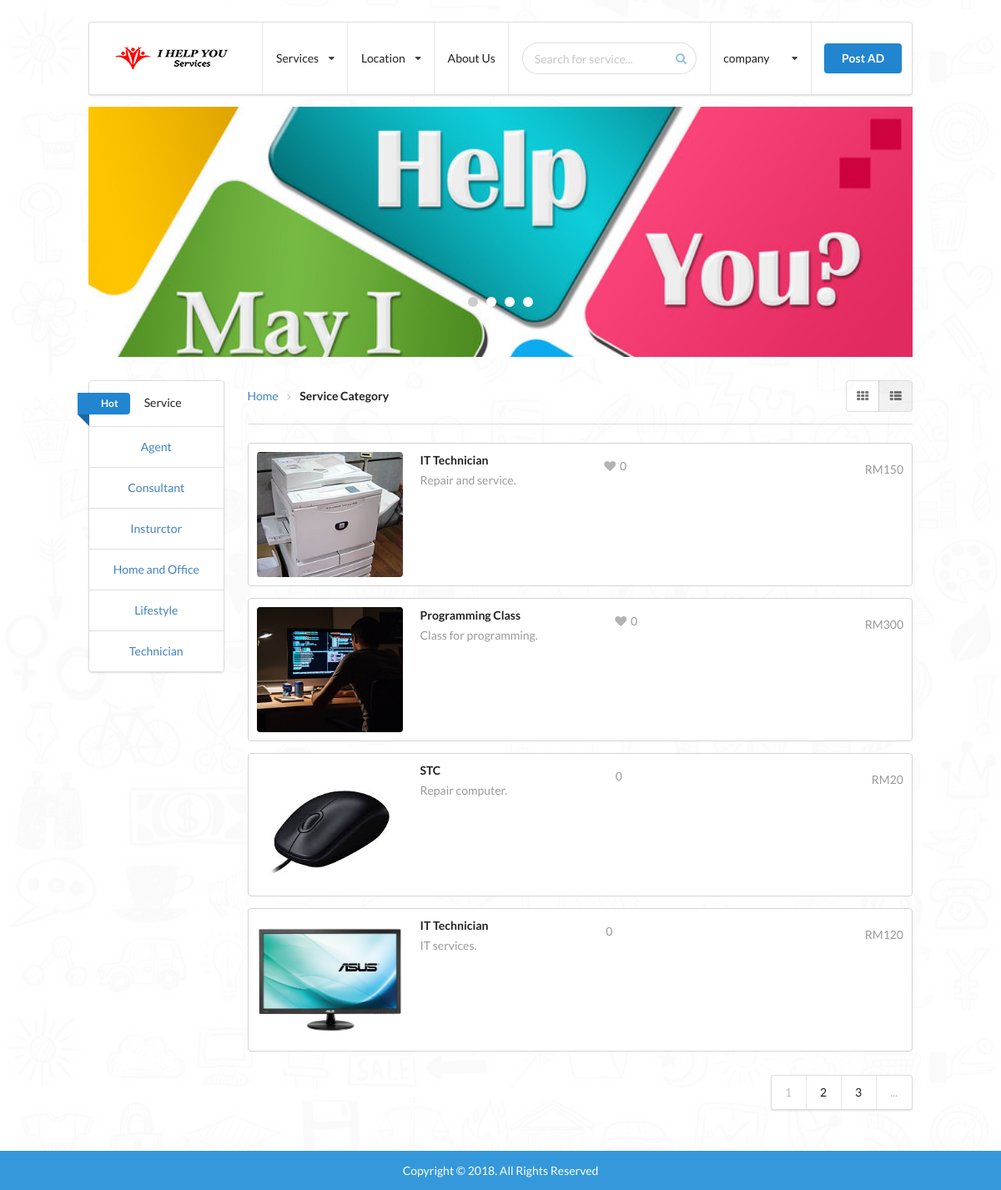
The app's page /search.php (signed in) with its own data.
### tables this page shows
CREATE TABLE `register_user` (
  `user_id` int(30) NOT NULL,
  `firstname` varchar(15) DEFAULT NULL,
  `lastname` varchar(15) DEFAULT NULL,
  `email` varchar(20) NOT NULL,
  `pwd` varchar(32) NOT NULL,
  `mobileno` int(11) NOT NULL,
  `address` varchar(39) NOT NULL,
  `country` varchar(39) NOT NULL,
  `gender` varchar(6) DEFAULT NULL,
  `acc_SSM` varchar(20) DEFAULT NULL,
  `company_Name` varchar(20) DEFAULT NULL,
  `services` varchar(20) DEFAULT NULL
);

CREATE TABLE `post` (
  `services_id` int(30) NOT NULL,
  `service_name` varchar(30) NOT NULL,
  `description` text NOT NULL,
  `location` varchar(30) NOT NULL,
  `area` varchar(50) NOT NULL,
  `price` int(11) NOT NULL,
  `contact` varchar(30) NOT NULL,
  `type` varchar(30) NOT NULL,
  `uploadpicture` text NOT NULL,
  `user_id` int(30) NOT NULL,
  `datetime` datetime DEFAULT CURRENT_TIMESTAMP,
  `likes` int(11) NOT NULL
);

### search.php (the view, shortened to what this page needs)
<!DOCTYPE html>
<html lang="en">
<head>
    <link rel="stylesheet" href="css/semantic.min.css">
    <link rel="stylesheet" href="css/style.css">
    <link rel="stylesheet" href="css/slider.css">
</head>
<body>
    <div class="container">
        <div class="wrapper">
            <?php include 'header.php';?>
            <div class="ui grid">
                <div class="sixteen wide column">
                    <div class="slider-wrapper">
                        <div class="slider slider1">
                            <div class="slides">
                                <div class="slide-item items">
                                    <img src="img/mayihu.jpg" alt="banner"/>
                                </div>
                            </div>
                        </div>
                    </div>
                </div>
                <div class="three wide column">
                    <?php include('sideNav.php'); ?>
                </div>
                <div class="thirteen wide column listing-content">
                    <div class="sixteen wide column">
                        <div class="ui floating breadcrumb home-breadcrumb">
                            <a class="section">Home</a>
                            <i class="right angle icon divider"></i>
                            <div class="active section">Service Category</div>
                        </div>
                        <div class="ui right floated icon basic buttons view-selection">
                            <div class="ui button card-view active"><i class="grid layout icon"></i></div>
                            <div class="ui button list-view"><i class="list layout icon"></i></div>
                        </div>
                    </div>
                    <div class="ui divider"></div>
                    <div class="ui four stackable cards">
                        <?php
                            include ('connection.php');
                            if (isset($_GET['search']) && isset($_GET['page'])) {
                                $currentPage = $_GET['page'];
                                $search = $_GET['search'];
                            } else{
                                $currentPage = 1;
                                $search = "";
                            }
                            $offset = ($currentPage - 1) * 16;
                            $query = "SELECT * FROM `post` WHERE service_name LIKE '$search%' ORDER BY datetime DESC LIMIT 16 OFFSET $offset";
                            $countTotalRows = "SELECT COUNT(services_id) FROM `post` WHERE service_name LIKE '$search%'";
                            $result = mysqli_query($link, $query);
                            $totalRowsResult = mysqli_query($link, $countTotalRows);
                            while($totalPagerows = mysqli_fetch_array($totalRowsResult, MYSQLI_NUM)){
                                $totalPage = $totalPagerows[0] / 16;
                                $lastPage = round($totalPage,0,PHP_ROUND_HALF_DOWN);
                            }
                            $count = mysqli_num_rows($result);
                            while($row = mysqli_fetch_array($result))
                            {
                                $serviceId = $row[0];
                                $serviceName = $row[1];
                                $description = $row[2];
                                $price = $row[5];
                                $uploadedLocation = $row[8];
                                $likes = $row[11];
                                if($uploadedLocation !== "uploadpicture/"){
                                    $imageLocation = $uploadedLocation;
                                } else{
                                    $imageLocation = 'img/image.png';
                                }
                                echo '<div class="ui fluid card listing-item">';
                                echo '    <a class="listing-link" href="listing.php?serviceId=' . $serviceId . '">Link To post</a>';
                                echo '    <div class="image" style="background-image: url(' . $imageLocation . ')">';
                                echo '    </div>';
                                echo '    <div class="content">';
                                echo '        <div class="header">';
                                echo '            <h5 class="ui header">'. $serviceName .'</h5>';
                                echo '        </div>';
                                echo '        <div class="meta">';
                                echo '            <a>'. $description .'</a>';
                                echo '        </div>';
                                echo '    </div>';
                                echo '    <div class="extra content">';
                                echo '        <span class="right floated">';
                                echo '            RM<span class="price">' . $price . '</span>';
                                echo '        </span>';
                                echo '        <span>';
                                echo '            <i class="like icon"></i><span class="amount">' . $likes .'</span>';
                                echo '        </span>';
                                echo '    </div>';
                                echo ' </div>';
                            }
                        ?>
                    </div>
                </div>
                <div class="sixteen wide column">
                    <div class="ui right floated pagination menu">
                        <?php
                         if($count != 0){
                            if($currentPage == 1 || $currentPage == 2 || $currentPage == 3){
                                echo '<a href="search.php?search=' . $search . '&page=' . $currentPage . '" class="item disabled">' . $currentPage . '</a>';
                                echo '<a href="search.php?search=' . $search . '&page=' . ($currentPage + 1) . '" class="item">' . ($currentPage + 1) . '</a>';
                                echo '<a href="search.php?search=' . $search . '&page=' . ($currentPage + 2) . '" class="item">' . ($currentPage + 2) . '</a>';
                                echo '<div class="disabled item">...</div>';
                            } else if($currentPage > ($lastPage - 3) || $currentPage > ($lastPage - 2) || $currentPage > ($lastPage - 1)){
                                echo '<div class="disabled item">...</div>';
                                echo '<a href="search.php?search=' . $search . '&page=' . ($lastPage - 3) . '" class="item ' . (($lastPage - 3) == $currentPage ? 'disabled' : ''). '">' . ($lastPage - 3) . '</a>';
                                echo '<a href="search.php?search=' . $search . '&page=' . ($lastPage - 2) . '" class="item ' . (($lastPage - 2) == $currentPage ? 'disabled' : ''). '">' . ($lastPage - 2) . '</a>';
                                echo '<a href="search.php?search=' . $search . '&page=' . ($lastPage - 1) . '" class="item ' . (($lastPage - 1) == $currentPage ? 'disabled' : ''). '">' . ($lastPage - 1) . '</a>';
                                echo '<a href="search.php?search=' . $search . '&page=' . $lastPage . '" class="item ' . ($lastPage == $currentPage ? 'disabled' : ''). '">' . $lastPage . '</a>';
                            }
                        }
                        ?>
                    </div>
                </div>
            </div>
        </div>
    </div>
<?php include 'footer.php';?>
</body>
</html>

### header.php (shortened to what this page needs)
<div class="ui menu margin-top">
	<div class="header item"><a href="index.php"><img class="ui fluid image" src="img/logo.jpg" ></a></div>
    <div class="ui pointing dropdown link item">
        <span class="text">Services</span>
        <i class="dropdown icon"></i>
    </div>
    <div class="ui pointing dropdown link item">
        <span class="text">Location</span>
        <i class="dropdown icon"></i>
    </div>
    <a class="item"a href="aboutus.php">About Us</a>
    <div class="right menu">
        <div class="item">
            <div class="ui search">
                <div class="ui icon input">
                    <input id="search" class="prompt" type="text" placeholder="Search for service...">
                </div>
            </div>
        </div>
        <?php
        if (isset($_SESSION['email'])) {
            include ('connection.php');
            $email = $_SESSION['email'];
            $query = "SELECT * FROM `register_user` WHERE email = '$email'";
            $result = mysqli_query($link, $query);
            while($row = mysqli_fetch_array($result, MYSQLI_NUM))
            {
              $firstName = $row[1];
              $lastName = $row[2];
              $company_name = $row[10];
            }
            if($firstName != "" || $lastName != ""){
                $displayName = $firstName . " " . $lastName;
            } else {
                $displayName = $company_name;
            }
            echo '
            <div class="ui pointing dropdown link item company-name">
            <span>' . $displayName . '</span>
            <i class="dropdown icon"></i>
            <div class="menu">
                <a class="item" href="profile.php">
                    <i class="user icon"></i>
                    <span>Profile</span>
                </a>
                <a class="item" href="password.php">
                    <i class="lock icon"></i>
                    <span>Change Password</span>
                </a>
                <a class="item" href="logout.php">
                    <i class="sign out icon"></i>
                    <span>Logout</span>
                </a>
            </div>
        </div>
        ';
        } else{
            echo '<a class="item" href="login.php">Login / Register</a>';
            echo '<input type="hidden" id="currentSession" data-value="" />';
        }
        ?>
       <div class="item">
          <a class="ui primary button" href="<?php
          if (isset($_SESSION['email'])) {
            echo 'post.php';
          } else{
            echo 'login.php?message=error';
          }
          ?>">
                Post AD
           </a>
        </div>
    </div>
</div>

### css/style.css (style rules this page uses)
html, body { margin: 0; position: relative; background: #fff url(../img/bg.jpg) center; }
.container { width: 1000px; margin: 0 auto 3rem; min-height: calc(100% - 89px); }
.wrapper { padding: 6px; -webkit-box-sizing: border-box; -moz-box-sizing: border-box; box-sizing: border-box; }
.company-name span { width: 70px; white-space: nowrap; overflow: hidden; text-overflow: ellipsis; }
.home-breadcrumb { line-height: 38px !important; }
.slider-wrapper { height: 300px; }
.margin-top { margin-top: 20px !important; }
.margin-top .right > .item:nth-child(1):before { background: transparent !important; }
.listing-item { position: relative; transition-timing-function: ease-in-out; transition-duration: 400ms !important; }
.listing-item.item { padding: 10px !important; border-radius: .28571429rem !important; background-color: #fff !important; border: 1px solid #d4d4d5 !important; }
.listing-item .image { height: 150px; overflow: hidden; background-position: center !important; background-size: cover !important; border-radius: .28571429rem !important; }
.listing-item .content { max-height: 105px; overflow: hidden; }
.listing-item.item .content.extra { width: 33% !important; }
.listing-item .listing-link { position: absolute; font-size: 0; top: 0; right: 0; bottom: 0; left: 0; width: 100%; height: 100%; z-index: 99; }
.pagination .disabled { pointer-events: none; }

### css/slider.css (style rules this page uses)
.slider { position: relative; width: 100%; height: 100%; overflow: hidden; }
.slides { height: 100%; overflow: hidden; *zoom: 1; -webkit-backface-visibility: hidden; -webkit-transform-style: preserve-3d; }
.slide-item { height: 100%; float: left; clear: none; }
.slider1 .slide-item { height:100%; width:100%; overflow: hidden; }
.slider1 .items img { width: 100%; }
.slider1 { color:#fff; }

### records on screen
register_user: company_Name "company"
post: uploadpicture (picture), service_name "IT Technician", description "Repair and service.", price "150", likes "0"
post: uploadpicture (picture), service_name "Programming Class", description "Class for programming.", price "300", likes "0"
post: uploadpicture (picture), service_name "STC", description "Repair computer.", price "20", likes "0"
post: uploadpicture (picture), service_name "IT Technician", description "IT services.", price "120", likes "0"

### other values on screen
$currentPage "1"
$currentPage + 1 "2"
$currentPage + 2 "3"
